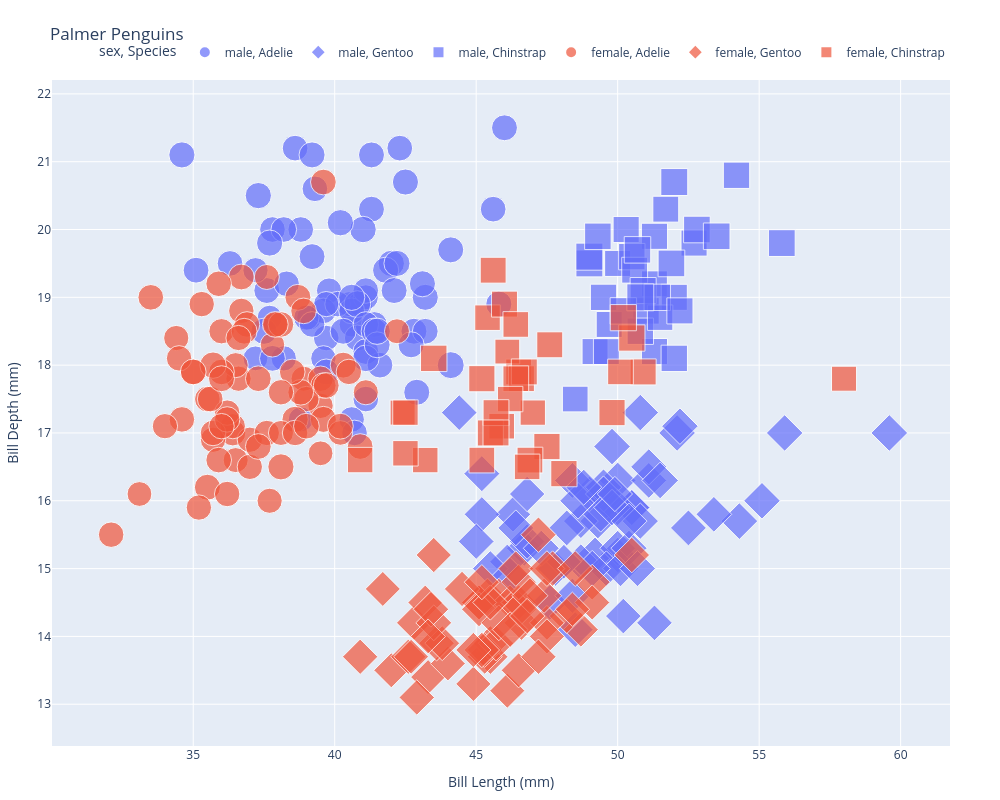

The cell this chart's notebook holds for it:
### Markdown cell above
Analyzing our plot, we can already visually see that
- Adelie penguins are more concentrated on the top-left of the graph (smaller bill length, larger bill depth)
- Chinstrap penguins are concentrated on the top-right of the graph (larger bill length, larger bill depth)
- Gentoo penguins are concentrated on the bottom-right of the graph (larger bill length, smaller bill depth)
- As bill depth increases, the flipper length decreases, although we cannot deduce if it is linear
- There is not a clear linear relationship between bill depth and bill length.

Although these can be seen from our visualization, as Albert Cairo highlights in Chapter 9 of *The Trufthful Art: Data, Charts and Maps for Communication*, it is important to evaluate other metrics before drawing strong conclusions.

The strength of the bubble chart is that you can visually encode many different aspects of the same dataset. For example, the following bubble chart is a different analysis, using the same data, which allows us to see the clusters in the sexes in addition to the species encoded through symbols.

### Code cell
fig = px.scatter(df, x="bill_length_mm", y="bill_depth_mm", 
                 
                 # If you want to adjust the color based on data
                 color="sex",
                 
                 # If you want to adjust the size based on data:
                 size='flipper_length_mm', 
                 
                 # In addition to the points defined above, if you any other information displayed on the hover label
                 hover_data=['body_mass_g'],

                 # Title setting
                 title="Palmer Penguins",

                 # The labels section below changes the names of the labels from the dataset to make it clearer. This also changes axis labels
                 labels={
                     "bill_length_mm": "Bill Length (mm)",
                     "bill_depth_mm": "Bill Depth (mm)",
                     "species": "Species",
                     "flipper_length_mm" : "Flipper Length (mm)",
                     "body_mass_g" : "Body Mass (g)"
                 },
                 
                 # If you wan to change the symbol based on data for CVD accessbility
                 symbol = "species",

                # Adjust the size to make the plot look more clean
                 width=1000, height=800

                 )

# To make our figure look cleaner and legends don't overlap
fig.update_layout(
    margin=dict(l=50, r=50, t=80, b=50),  # Add margins
    legend=dict(orientation="h", yanchor="bottom", y=1.02, xanchor="right", x=1)  # Move legend to top
)


fig.show()
